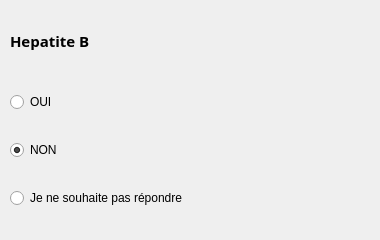
                           <widget class="QWidget" name="widget_25" native="true">
                            <widget class="QWidget" name="widget_117" native="true">
                             <property name="geometry">
                              <rect>
                               <x>10</x>
                               <y>70</y>
                               <width>351</width>
                               <height>161</height>
                              </rect>
                             </property>
                             <layout class="QVBoxLayout" name="verticalLayout_89">
                              <item>
                               <widget class="QRadioButton" name="radioButton_160">
                                <property name="text">
                                 <string>OUI</string>
                                </property>
                               </widget>
                              </item>
                              <item>
                               <widget class="QRadioButton" name="radioButton_161">
                                <property name="text">
                                 <string>NON</string>
                                </property>
                                <property name="checked">
                                 <bool>true</bool>
                                </property>
                               </widget>
                              </item>
                              <item>
                               <widget class="QRadioButton" name="radioButton_162">
                                <property name="text">
                                 <string>Je ne souhaite pas répondre</string>
                                </property>
                               </widget>
                              </item>
                             </layout>
                            </widget>
                            <widget class="QLabel" name="label_92">
                             <property name="geometry">
                              <rect>
                               <x>10</x>
                               <y>20</y>
                               <width>361</width>
                               <height>41</height>
                              </rect>
                             </property>
                             <property name="font">
                              <font>
                               <family>Noto Sans</family>
                               <pointsize>11</pointsize>
                               <weight>75</weight>
                               <bold>true</bold>
                              </font>
                             </property>
                             <property name="text">
                              <string>Hepatite B</string>
                             </property>
                            </widget>
                           </widget>
